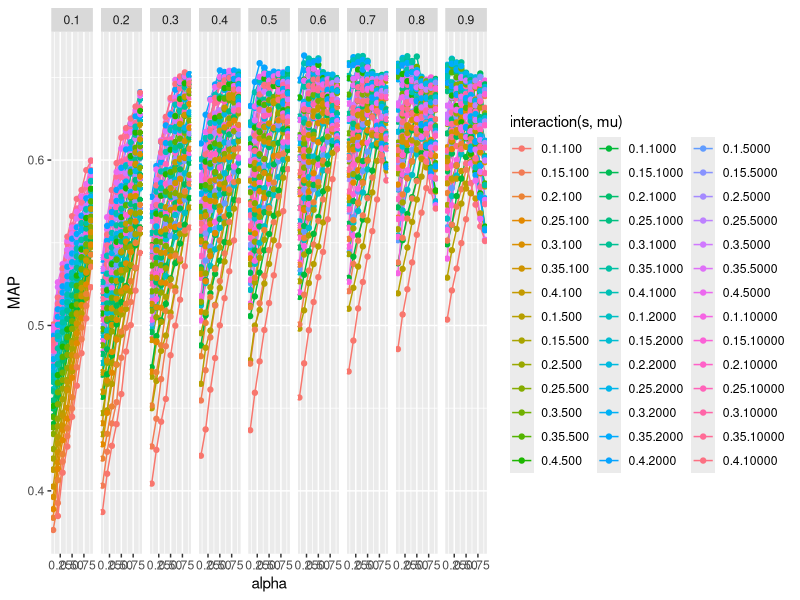
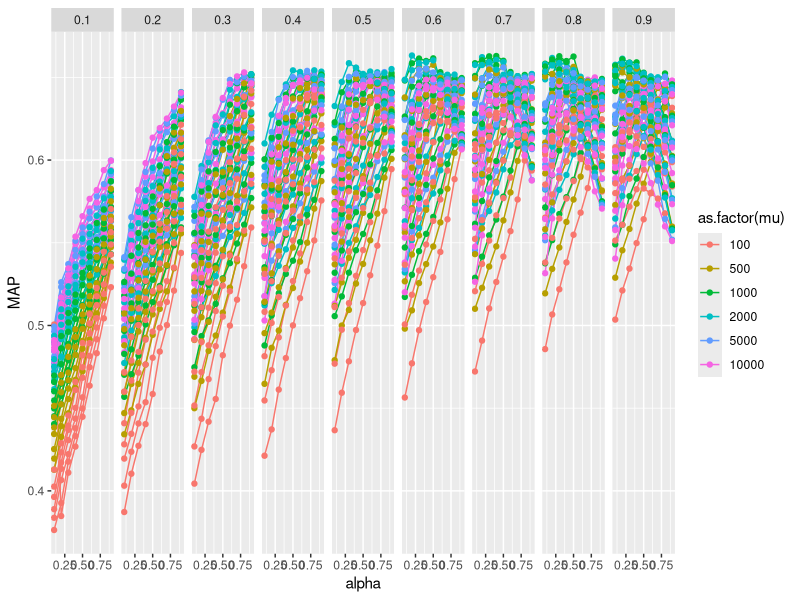
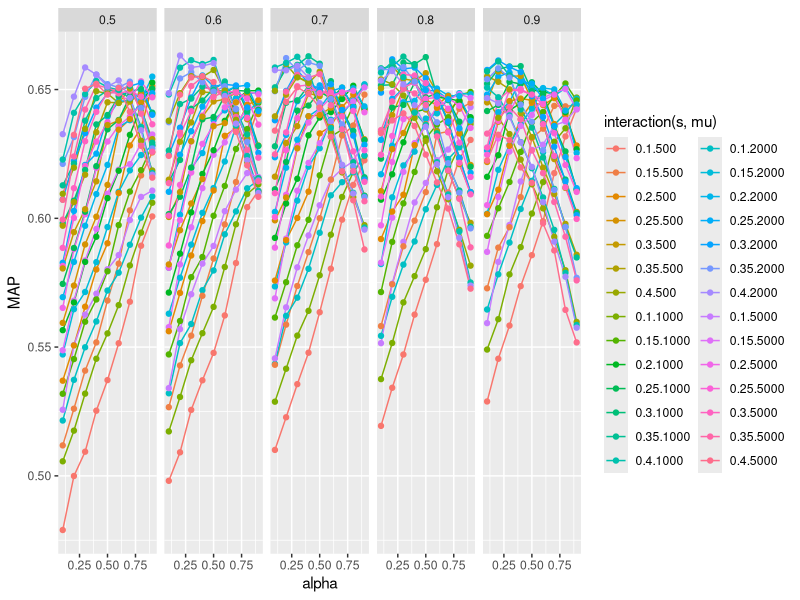
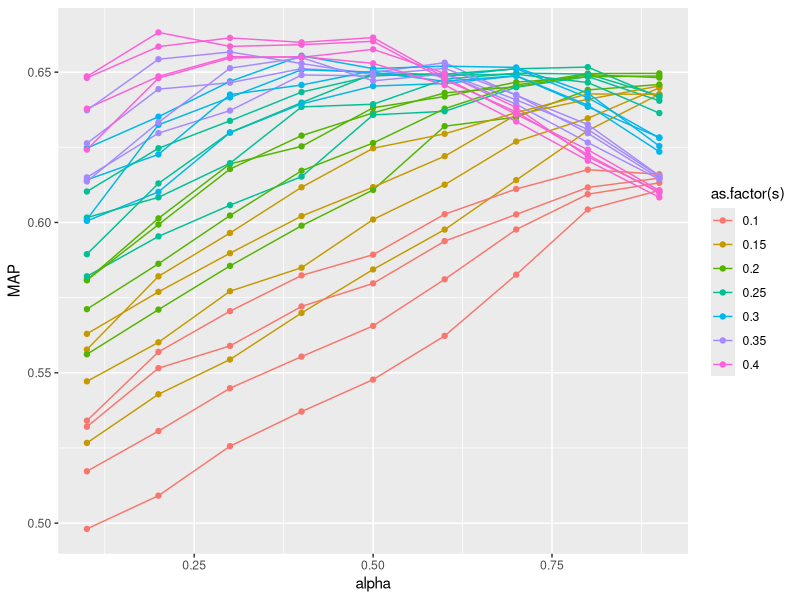
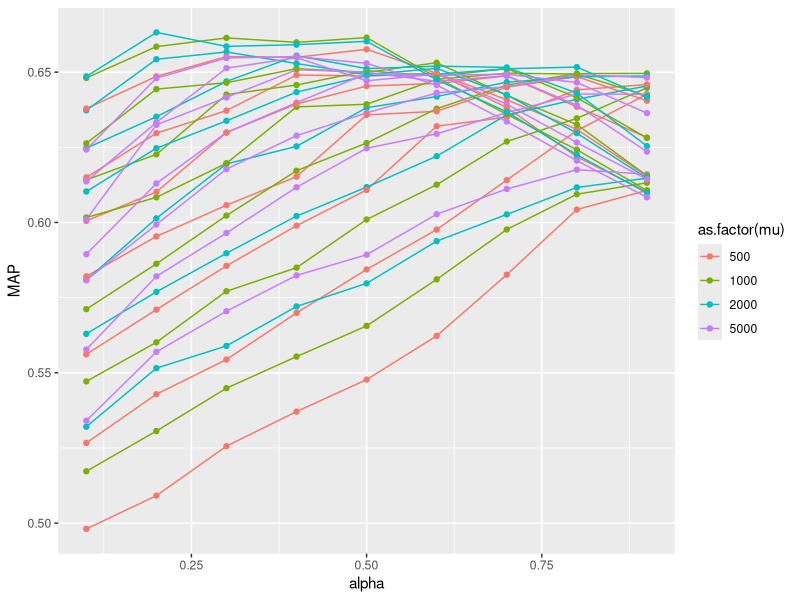
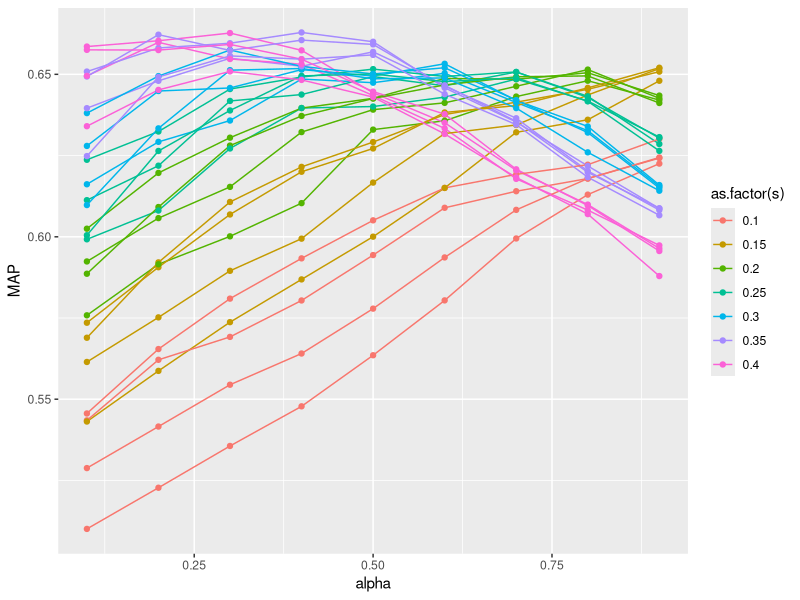
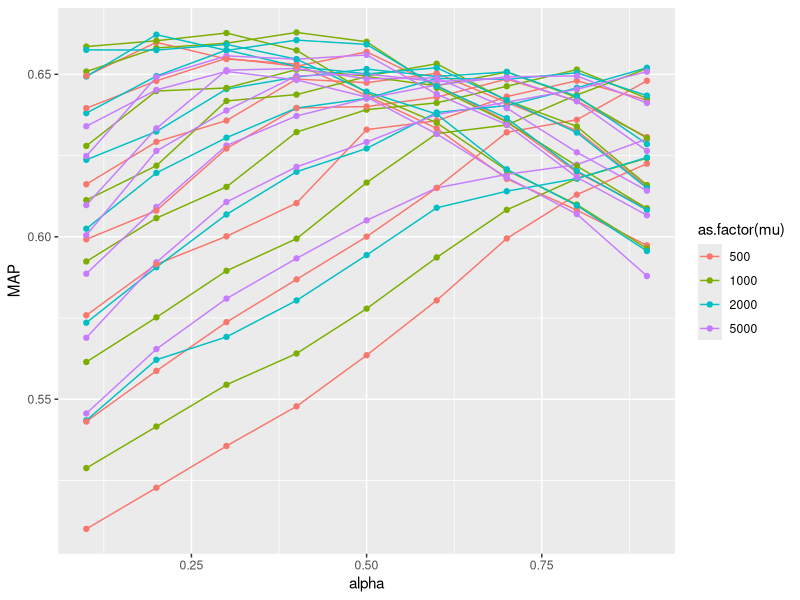

These figures' R source, in order:
library(ggplot2)


mptf2ln <- read.table("tuning_mptf2ln.txt", header=TRUE)

str(mptf2ln)
summary(mptf2ln)

# best MAP value
mptf2ln[which.max(mptf2ln$MAP),]
# s   mu alpha lambda      MAP
# 0.4 2000   0.2    0.6 0.663213


ggplot(mptf2ln, aes(x=alpha, y=MAP, group=interaction(s,mu), color=interaction(s,mu))) + 
  geom_line() + geom_point() + facet_grid(. ~ lambda)

ggplot(mptf2ln, aes(x=alpha, y=MAP, group=interaction(s,mu), color=as.factor(mu))) + 
  geom_line() + geom_point() + facet_grid(. ~ lambda)




data <- subset(mptf2ln, lambda>0.4 & mu>100 & mu < 10000)

ggplot(data, aes(x=alpha, y=MAP, group=interaction(s,mu), color=interaction(s,mu))) + 
  geom_line() + geom_point() + facet_grid(. ~ lambda)


data1 <- subset(data, lambda==.6)

ggplot(data1, aes(x=alpha, y=MAP, group=interaction(s,mu), color=as.factor(s))) + 
  geom_line() + geom_point()
ggplot(data1, aes(x=alpha, y=MAP, group=interaction(s,mu), color=as.factor(mu))) + 
  geom_line() + geom_point()
max(data1$MAP)

# alpha = 0.3
# lambda = 0.6
# s = 0.4
# mu = 2000

data1 <- subset(data, lambda==.7)

ggplot(data1, aes(x=alpha, y=MAP, group=interaction(s,mu), color=as.factor(s))) + 
  geom_line() + geom_point()
ggplot(data1, aes(x=alpha, y=MAP, group=interaction(s,mu), color=as.factor(mu))) + 
  geom_line() + geom_point()
max(data1$MAP)



############################